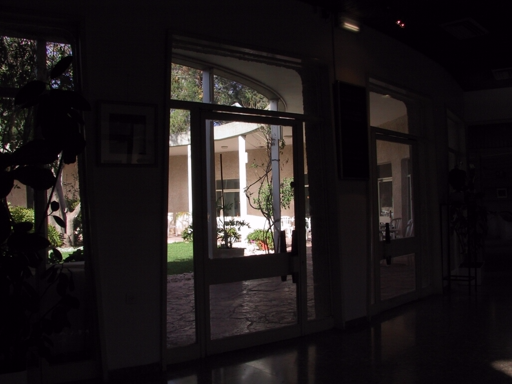
#> input picture HW3/data/image_enhancement/input.bmp, 512 x 384 px
$ python image_enhancement.py
#> lines starting #> are read from the running program, lines starting #| are printed output that depends on the picture
import cv2
import numpy as np


"""
TODO Part 1: Gamma correction
"""
def gamma_correction(img, c, gamma):
    table = np.array([
        ((c * (i / 255.0)) ** gamma) * 255.0
        for i in np.arange(0, 256)
    ])

    table = np.clip(table, 0, 255).astype("uint8")

    hsv_img = cv2.cvtColor(img, cv2.COLOR_BGR2HSV)
    v_channel = hsv_img[:, :, 2]
    new_v = table[v_channel]
    corrected_hsv = hsv_img.copy()
    corrected_hsv[:, :, 2] = new_v
    corrected_img = cv2.cvtColor(corrected_hsv, cv2.COLOR_HSV2BGR)

    return corrected_img


"""
TODO Part 2: Histogram equalization
"""
def histogram_equalization(img):
    hsv_img = cv2.cvtColor(img, cv2.COLOR_BGR2HSV)
    v_channel = hsv_img[:, :, 2]
    hist, bins = np.histogram(v_channel, 256, [0, 256])

    cdf = hist.cumsum()
    cdf_masked = np.ma.masked_equal(cdf, 0)
    cdf_masked = (cdf_masked - cdf_masked.min()) * 255 / (cdf_masked.max() - cdf_masked.min())
    cdf_final = np.ma.filled(cdf_masked, 0).astype("uint8")

    v_equalized = cdf_final[v_channel]

    corrected_hsv = hsv_img.copy()
    corrected_hsv[:, :, 2] = v_equalized
    corrected_img = cv2.cvtColor(corrected_hsv, cv2.COLOR_HSV2BGR)

    return corrected_img

"""
Bonus
"""
def other_enhancement_algorithm():
    raise NotImplementedError


"""
Main function
"""
def main():
    img = cv2.imread("data/image_enhancement/input.bmp")
#> img is the input picture: shape (384, 512, 3); mean B, G, R 25.3, 24.3, 29.3

    # TODO: modify the hyperparameter
    gamma_list = [0.6, 1, 3] # gamma value for gamma correction

    # TODO Part 1: Gamma correction
    for gamma in gamma_list:
        gamma_correction_img = gamma_correction(img, 1, gamma)

        cv2.imshow("Gamma correction | Gamma = {}".format(gamma), np.vstack([img, gamma_correction_img]))
        output_dir = "./gamma_" + str(gamma) + ".bmp"
        cv2.imwrite(output_dir, gamma_correction_img)
        cv2.waitKey(0)
#> this loop made 3 passes
#> pass 1, in gamma_correction, `v_channel = hsv_img[:, :, 2]`:
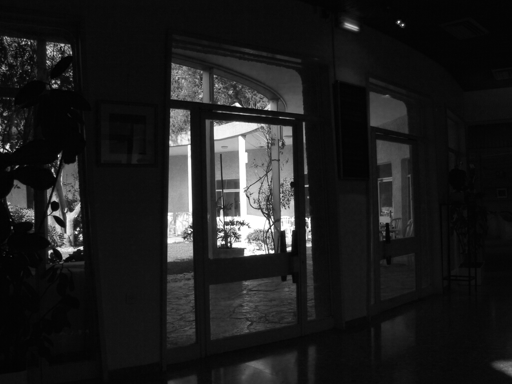
#> v_channel: shape (384, 512); min 1, max 255, mean 29.9
#> pass 1, in gamma_correction, `new_v = table[v_channel]`:
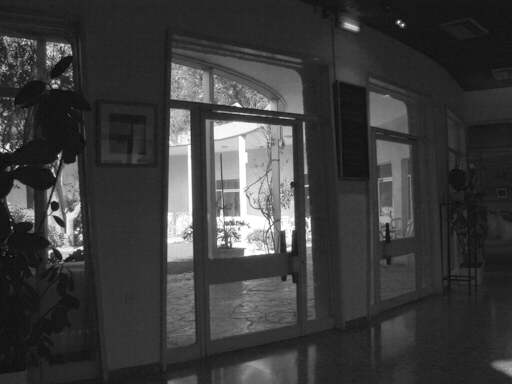
#> new_v: shape (384, 512); min 9, max 255, mean 59.6
#> pass 1, in gamma_correction, `corrected_img = cv2.cvtColor(corrected_hsv, cv2.COLOR_HSV2BGR)`:
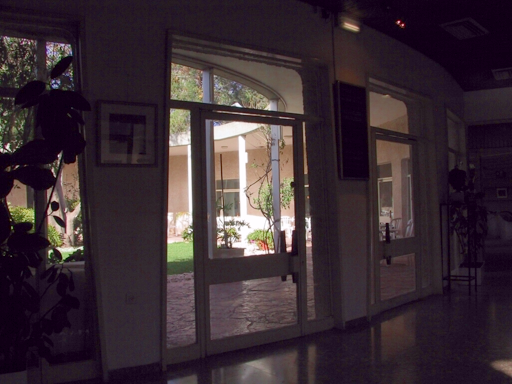
#> corrected_img: shape (384, 512, 3); mean B, G, R 51.2, 43.9, 57.8

    # TODO Part 2: Image enhancement using the better balanced image as input
    histogram_equalization_img = histogram_equalization(img)
#> in histogram_equalization, `hist, bins = np.histogram(v_channel, 256, [0, 256])`: hist = 256 values, max 16841 at index 11, min 0 at index 0, mean 768; bins = 257 values from 0 to 256
#> in histogram_equalization, `cdf = hist.cumsum()`: cdf = 256 values from 0 to 196608
#> in histogram_equalization, `cdf_final = np.ma.filled(cdf_masked, 0).astype("uint8")`: cdf_final = 256 values from 0 to 255
#> in histogram_equalization, `v_equalized = cdf_final[v_channel]`:
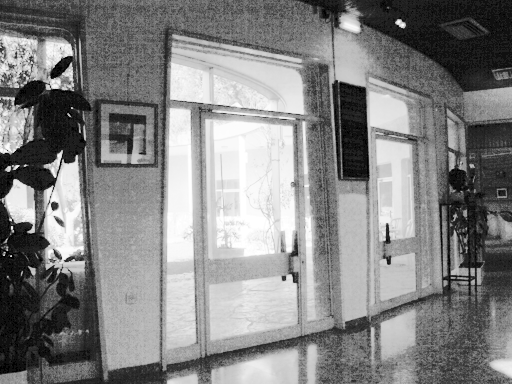
#> v_equalized: shape (384, 512); min 0, max 255, mean 131.7
#> in histogram_equalization, `corrected_hsv[:, :, 2] = v_equalized`: corrected_hsv: shape (384, 512, 3); mean H, S, V 124.5, 103.3, 131.7
#> in histogram_equalization, `corrected_img = cv2.cvtColor(corrected_hsv, cv2.COLOR_HSV2BGR)`:
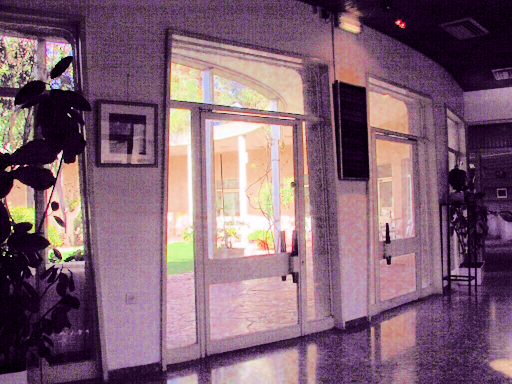
#> corrected_img: shape (384, 512, 3); mean B, G, R 114.2, 97.9, 128.7

    cv2.imshow("Histogram equalization", np.vstack([img, histogram_equalization_img]))
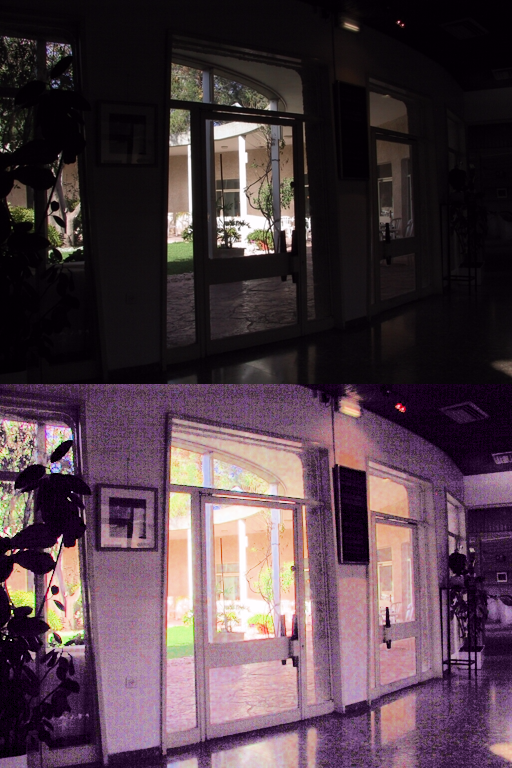
#> window 'Histogram equalization': shape (768, 512, 3); mean B, G, R 69.7, 61.1, 79
    output_dir = "./histogram.bmp"
    cv2.imwrite(output_dir, histogram_equalization_img)
    cv2.waitKey(0)


if __name__ == "__main__":
    main()
